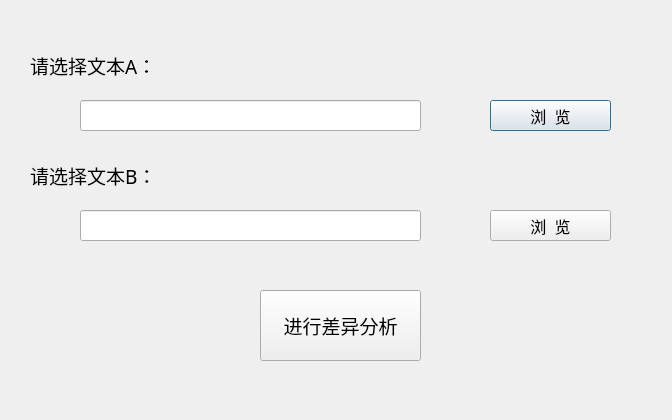
<?xml version="1.0" encoding="UTF-8"?>
<ui version="4.0">
 <class>Text_Diff_Dialog</class>
 <widget class="QDialog" name="Text_Diff_Dialog">
  <property name="geometry">
   <rect>
    <x>0</x>
    <y>0</y>
    <width>672</width>
    <height>420</height>
   </rect>
  </property>
  <property name="windowTitle">
   <string>文本差异分析</string>
  </property>
  <widget class="QLabel" name="fileLableA">
   <property name="geometry">
    <rect>
     <x>30</x>
     <y>50</y>
     <width>121</width>
     <height>31</height>
    </rect>
   </property>
   <property name="font">
    <font>
     <family>Agency FB</family>
     <pointsize>14</pointsize>
    </font>
   </property>
   <property name="text">
    <string>请选择文本A：</string>
   </property>
  </widget>
  <widget class="QLineEdit" name="fileDirEditA">
   <property name="geometry">
    <rect>
     <x>80</x>
     <y>100</y>
     <width>341</width>
     <height>31</height>
    </rect>
   </property>
  </widget>
  <widget class="QPushButton" name="browseBtnA">
   <property name="geometry">
    <rect>
     <x>490</x>
     <y>100</y>
     <width>121</width>
     <height>31</height>
    </rect>
   </property>
   <property name="font">
    <font>
     <family>Agency FB</family>
     <pointsize>12</pointsize>
    </font>
   </property>
   <property name="text">
    <string>浏  览</string>
   </property>
  </widget>
  <widget class="QLabel" name="fileLabelB">
   <property name="geometry">
    <rect>
     <x>30</x>
     <y>160</y>
     <width>121</width>
     <height>31</height>
    </rect>
   </property>
   <property name="font">
    <font>
     <family>Agency FB</family>
     <pointsize>14</pointsize>
    </font>
   </property>
   <property name="text">
    <string>请选择文本B：</string>
   </property>
  </widget>
  <widget class="QPushButton" name="browseBtnB">
   <property name="geometry">
    <rect>
     <x>490</x>
     <y>210</y>
     <width>121</width>
     <height>31</height>
    </rect>
   </property>
   <property name="font">
    <font>
     <family>Agency FB</family>
     <pointsize>12</pointsize>
    </font>
   </property>
   <property name="text">
    <string>浏  览</string>
   </property>
  </widget>
  <widget class="QLineEdit" name="fileDirEditB">
   <property name="geometry">
    <rect>
     <x>80</x>
     <y>210</y>
     <width>341</width>
     <height>31</height>
    </rect>
   </property>
  </widget>
  <widget class="QPushButton" name="diffBtn">
   <property name="geometry">
    <rect>
     <x>260</x>
     <y>290</y>
     <width>161</width>
     <height>71</height>
    </rect>
   </property>
   <property name="font">
    <font>
     <family>Agency FB</family>
     <pointsize>14</pointsize>
     <weight>50</weight>
     <bold>false</bold>
    </font>
   </property>
   <property name="text">
    <string>进行差异分析</string>
   </property>
  </widget>
 </widget>
 <layoutdefault spacing="6" margin="11"/>
 <resources/>
 <connections/>
</ui>
